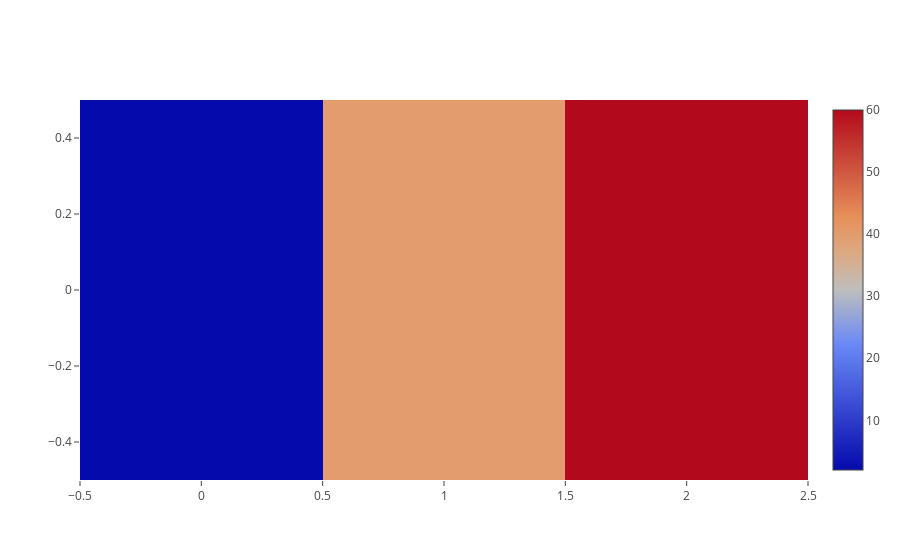

Notebook code cell kept with this figure:
### Markdown cell above
#### By default, the color scale is displayed

### Code cell
data=[trace]

offline.iplot(data)

### Figure 1 — Plotly figure (JSON) as saved in the notebook; plotly's stock layout.template omitted (floating-point values rounded to 4 significant figures)
{"data": [{"type": "heatmap", "uid": "dc2bfea4-a9e9-11e8-8df8-70c94eeec314", "z": [[2, 40, 60]]}], "layout": {}}
